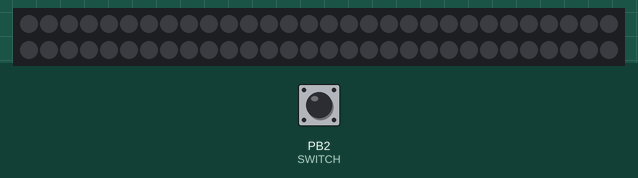
The sketch below on a simulated ATtiny85, built with avr-gcc and run on an emulated ATtiny85. Shown: 60 RGB LEDs in strip order, left to right, continuing on the next row. Inputs (shaded band) come from the test bench; at power-on: PB2 (SWITCH) HIGH. Random numbers use the default seed unless the sketch sets one.

Above: at 1.2 s.
1.3 s: PB2 (SWITCH) pulled LOW for 0.15 s
2.0 s: PB2 (SWITCH) pulled LOW for 0.15 s
At 2.19 s:
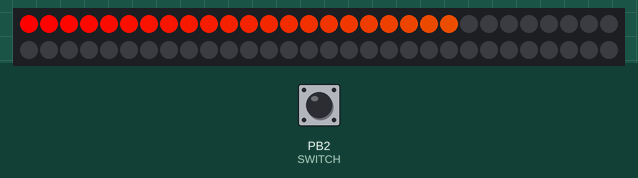
5.1 s: PB2 (SWITCH) pulled LOW for 1 s
At 6.58 s:
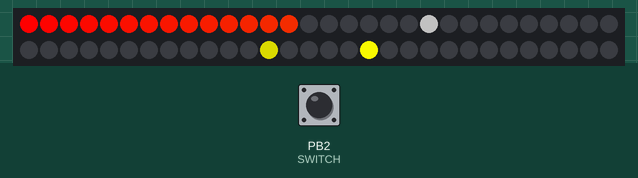
6.7 s: PB2 (SWITCH) pulled LOW for 0.15 s
At 6.87 s:
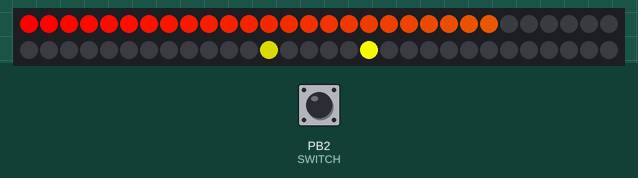
7.4 s: PB2 (SWITCH) pulled LOW for 1 s
9.0 s: PB2 (SWITCH) pulled LOW for 0.15 s
Timing chart, 0 to 12.0 s (numbered marks = the images above; inputs shaded):
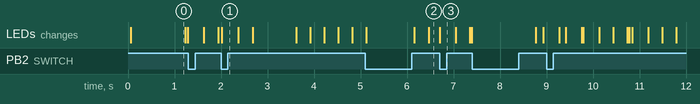

The sketch:

starhat.ino
```cpp
#include <Adafruit_NeoPixel.h>
#include <avr/power.h>
#include <avr/sleep.h>
#include <avr/interrupt.h>

#define LEDS 60
#define LED_PIN 1
#define SWITCH 2
#define STAR_COUNT 4
// Parameter 1 = number of pixels in strip
// Parameter 2 = Arduino pin number (most are valid)
// Parameter 3 = pixel type flags, add together as needed:
//   NEO_KHZ800  800 KHz bitstream (most NeoPixel products w/WS2812 LEDs)
//   NEO_KHZ400  400 KHz (classic 'v1' (not v2) FLORA pixels, WS2811 drivers)
//   NEO_GRB     Pixels are wired for GRB bitstream (most NeoPixel products)
//   NEO_RGB     Pixels are wired for RGB bitstream (v1 FLORA pixels, not v2)
Adafruit_NeoPixel strip = Adafruit_NeoPixel(LEDS, LED_PIN, NEO_GRB + NEO_KHZ800);
volatile uint8_t program = 0;
volatile uint8_t program_next = 0;
volatile uint16_t state = 0;
volatile uint16_t button_time = 0;
volatile boolean previous = HIGH;

// IMPORTANT: To reduce NeoPixel burnout risk, add 1000 uF capacitor across
// pixel power leads, add 300 - 500 Ohm resistor on first pixel's data input
// and minimize distance between Arduino and first pixel.  Avoid connecting
// on a live circuit...if you must, connect GND first.

void setup() {
  power_adc_disable();
  for (byte i=0; i<5; i++) {     //make all pins inputs with pullups enabled
       pinMode(i, INPUT_PULLUP);
    }
  strip.begin();
  strip.show(); // Initialize all pixels to 'off'
}

ISR(INT0_vect) {
  GIMSK = 0;                     //disable external interrupts (only need one to wake up)
  program = 0;
  state = 0;
  previous = LOW;
}

void sleepNow() {
    byte adcsra, mcucr1, mcucr2;

    set_sleep_mode(SLEEP_MODE_PWR_DOWN);
    sleep_enable();
    MCUCR &= ~(_BV(ISC01) | _BV(ISC00));      //INT0 on low level
    GIMSK |= _BV(INT0);                       //enable INT0
    adcsra = ADCSRA;                          //save ADCSRA
    ADCSRA &= ~_BV(ADEN);                     //disable ADC
    cli();                                    //stop interrupts to ensure the BOD timed sequence executes as required
    mcucr1 = MCUCR | _BV(BODS) | _BV(BODSE);  //turn off the brown-out detector
    mcucr2 = mcucr1 & ~_BV(BODSE);            //if the MCU does not have BOD disable capability,
    MCUCR = mcucr1;                           //  this code has no effect
    MCUCR = mcucr2;
    sei();                                    //ensure interrupts enabled so we can wake up again
    sleep_cpu();                              //go to sleep
    sleep_disable();                          //wake up here
    ADCSRA = adcsra;                          //restore ADCSRA
}

void loop() {
  if (digitalRead(SWITCH) == LOW) {
    delay(20);
    previous = LOW;
    button_time ++;
    return;
  } else {
    previous = HIGH;
  }

  if (button_time > 50) {
    program = 100;
    state = 0;
  } else if (button_time > 20) {
    program_next = program;
    program = 10;
    state = 0;
  } else if (button_time > 2) {
    program = program_next;
    state = 0;
  }
  button_time = 0;
  switch(program) {
    case 0: // Blink ready blue
      program_next = 1;
      setAll(0);
      state++;
      if (state < 10) {
        strip.setPixelColor(LEDS - 1, state );
      }
      if (state > 200) state = 0;
    break;
    case 1: // Roll on rainbow
      program_next = 3;
      if (state < strip.numPixels()) {
        for(uint16_t i=0; i<state; i++) {
          strip.setPixelColor(i, Wheel((i) & 255));
        }
        delay(20);
        state++;
      } else {
        program = 2;
      }
      break;
    case 2: rainbow(); break;
    case 3: // Remove rainbow
      program_next = 4;
      if (state < strip.numPixels()) {
        strip.setPixelColor(state, 0);
        delay(20);
        state ++;
      } else {
        program = 4;
      }
      break;
    case 4:// Clear all
      setAll(0);
      program ++;
      state = 0;
      randomSeed(micros());
      break;
    case 5: // Single star
      program_next = 6;
      star();
      break;
    case 6:// Color in
      program_next = 7;
      if (state < strip.numPixels()) {
        for(uint16_t i=0; i<state; i++) {
          strip.setPixelColor(i, Wheel((i) & 255));
        }
        delay(20);
        state++;
      } else {
        program ++;
        state = 0;
      }
      break;
    case 7: // Color out
      if (state < strip.numPixels()) {
        strip.setPixelColor(state, 0);
        delay(20);
        state ++;
      } else {
        program ++;
        state = 0;
      }
      break;
    case 10: // Special
      if (state < strip.numPixels()) {
        for(uint16_t i=0; i<state; i++) {
          strip.setPixelColor(i, Wheel((i) & 255));
        }
        delay(20);
        state++;
      } else {
        program ++;
        state = 0;
      }
      break;
    case 11: // Special
      if (state < 2000) {
        rainbow();
        state++;
      } else {
        program ++;
        state = 0;
      }
      break;
    case 12: // Color out
      if (state < strip.numPixels()) {
        strip.setPixelColor(state, 0);
        delay(20);
        state ++;
      } else {
        program = program_next;
        state = 0;
      }
      break;
    case 100:
      setAll(0);
      sleepNow();
      program = 0;
      state = 0;
      break;
    default:
      program = 0;
      program_next = 0;
      state = 0;
  }
  strip.show();
}

typedef struct STAR {
    uint32_t cc;
    uint8_t spd;
    uint8_t pixel;
    uint8_t state;
    uint8_t substate;
};

STAR stars[STAR_COUNT];
void star() {
  for (int i = 0; i < STAR_COUNT; i++) {
    if (stars[i].state == 0) {
      uint32_t channels = random(1, 8);
      stars[i].cc = (channels & 0b100) <<14 | (channels & 0b010) << 7 | (channels & 0b001) ;
      stars[i].spd = random(4, 16);
      stars[i].pixel = freeRandomPixel();
      stars[i].substate = 0;
      stars[i].state = 1;
    }
    if (++stars[i].substate == stars[i].spd) {
      stars[i].substate = 0;
      stars[i].state++;
      lightStar(&stars[i]);
    }
  }
  delay(1);
}

void lightStar(struct STAR * star) {
  uint32_t intensity;
  if (star->state < 32) {
    intensity = 8*star->state;
  } else if (star->state < 64) {
    intensity = (511 - 8*star->state);
  } else {
    intensity = 0;
    star->state = 0;
  }
  strip.setPixelColor(star->pixel, intensity * star->cc);
}

int freeRandomPixel() {
  loop: while(true) {
    int candidate = random(strip.numPixels());
    for (int i = 0; i < STAR_COUNT; i++) {
      if (candidate == stars[i].pixel) {
        goto loop;
      }
    }
    return candidate;
  }
}

uint32_t Wheel(uint8_t WheelPos) {
  WheelPos = 255 - WheelPos;
  if(WheelPos < 85) {
   return strip.Color(255 - WheelPos * 3, 0, WheelPos * 3);
  } else if(WheelPos < 170) {
    WheelPos -= 85;
   return strip.Color(0, WheelPos * 3, 255 - WheelPos * 3);
  } else {
   WheelPos -= 170;
   return strip.Color(WheelPos * 3, 255 - WheelPos * 3, 0);
  }
}

void rainbow() {
  for(uint8_t i=0; i<strip.numPixels(); i++) {
    strip.setPixelColor(i, Wheel((i+state) & 255));
  }
  delay(1);
  state+=2;
}

void setAll(uint32_t color) {
  for(uint16_t i=0; i<strip.numPixels(); i++) {
    strip.setPixelColor(i, color);
  }
}
```
